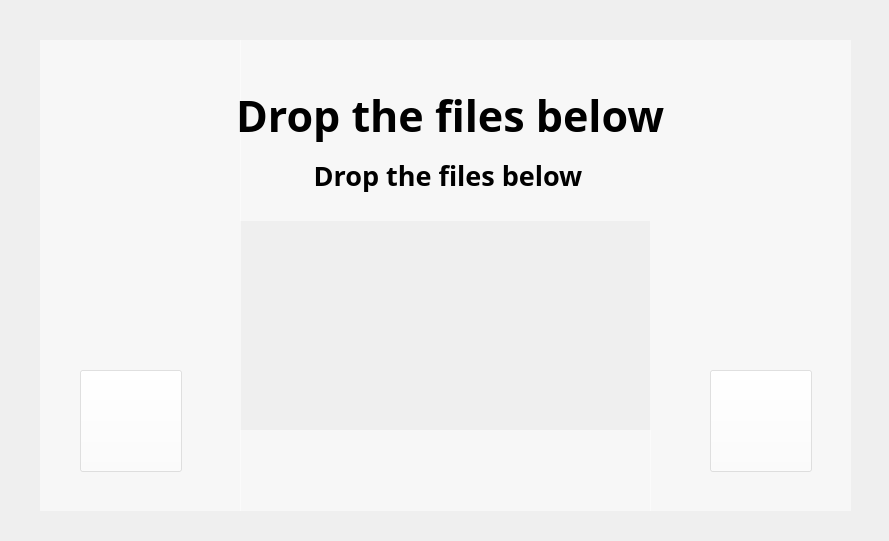
<?xml version="1.0" encoding="UTF-8"?>
<ui version="4.0">
 <class>Form</class>
 <widget class="QWidget" name="Form">
  <property name="geometry">
   <rect>
    <x>0</x>
    <y>0</y>
    <width>889</width>
    <height>541</height>
   </rect>
  </property>
  <property name="windowTitle">
   <string>Form</string>
  </property>
  <widget class="QPushButton" name="upload_button">
   <property name="geometry">
    <rect>
     <x>710</x>
     <y>370</y>
     <width>102</width>
     <height>102</height>
    </rect>
   </property>
   <property name="font">
    <font>
     <pointsize>15</pointsize>
    </font>
   </property>
   <property name="styleSheet">
    <string notr="true">background-color:  rgb(255,255,255,100);

</string>
   </property>
   <property name="inputMethodHints">
    <set>Qt::ImhNone</set>
   </property>
   <property name="text">
    <string/>
   </property>
   <property name="icon">
    <iconset>
     <normaloff>../../buttons/icons8-upload-100.png</normaloff>../../buttons/icons8-upload-100.png</iconset>
   </property>
   <property name="iconSize">
    <size>
     <width>80</width>
     <height>80</height>
    </size>
   </property>
  </widget>
  <widget class="QLabel" name="label">
   <property name="geometry">
    <rect>
     <x>240</x>
     <y>430</y>
     <width>411</width>
     <height>111</height>
    </rect>
   </property>
   <property name="text">
    <string/>
   </property>
   <property name="pixmap">
    <pixmap>../../winter2 down.jpeg</pixmap>
   </property>
  </widget>
  <widget class="QLabel" name="headline">
   <property name="geometry">
    <rect>
     <x>0</x>
     <y>40</y>
     <width>889</width>
     <height>151</height>
    </rect>
   </property>
   <property name="font">
    <font>
     <family>Levenim MT</family>
     <pointsize>32</pointsize>
     <weight>75</weight>
     <bold>true</bold>
    </font>
   </property>
   <property name="text">
    <string> Drop the files below</string>
   </property>
   <property name="alignment">
    <set>Qt::AlignCenter</set>
   </property>
  </widget>
  <widget class="QPushButton" name="back_button">
   <property name="geometry">
    <rect>
     <x>80</x>
     <y>370</y>
     <width>102</width>
     <height>102</height>
    </rect>
   </property>
   <property name="font">
    <font>
     <pointsize>15</pointsize>
    </font>
   </property>
   <property name="styleSheet">
    <string notr="true">background-color:  rgb(255,255,255,100);

</string>
   </property>
   <property name="text">
    <string/>
   </property>
   <property name="icon">
    <iconset>
     <normaloff>../../buttons/icons8-reply-arrow-100.png</normaloff>../../buttons/icons8-reply-arrow-100.png</iconset>
   </property>
   <property name="iconSize">
    <size>
     <width>80</width>
     <height>80</height>
    </size>
   </property>
  </widget>
  <widget class="QLabel" name="label_4">
   <property name="geometry">
    <rect>
     <x>240</x>
     <y>0</y>
     <width>411</width>
     <height>221</height>
    </rect>
   </property>
   <property name="text">
    <string/>
   </property>
   <property name="pixmap">
    <pixmap>../../winter2 up.jpg</pixmap>
   </property>
  </widget>
  <widget class="QLabel" name="label_5">
   <property name="geometry">
    <rect>
     <x>650</x>
     <y>0</y>
     <width>241</width>
     <height>541</height>
    </rect>
   </property>
   <property name="text">
    <string/>
   </property>
   <property name="pixmap">
    <pixmap>../../winter2 right.jpeg</pixmap>
   </property>
  </widget>
  <widget class="QLabel" name="label_6">
   <property name="geometry">
    <rect>
     <x>0</x>
     <y>0</y>
     <width>241</width>
     <height>541</height>
    </rect>
   </property>
   <property name="text">
    <string/>
   </property>
   <property name="pixmap">
    <pixmap>../../winter2 left.jpeg</pixmap>
   </property>
  </widget>
  <widget class="QLabel" name="label_3">
   <property name="geometry">
    <rect>
     <x>40</x>
     <y>40</y>
     <width>201</width>
     <height>471</height>
    </rect>
   </property>
   <property name="styleSheet">
    <string notr="true">background-color:  rgb(255,255,255,135);</string>
   </property>
   <property name="text">
    <string/>
   </property>
  </widget>
  <widget class="QLabel" name="label_7">
   <property name="geometry">
    <rect>
     <x>650</x>
     <y>40</y>
     <width>201</width>
     <height>471</height>
    </rect>
   </property>
   <property name="styleSheet">
    <string notr="true">background-color:  rgb(255,255,255,135);</string>
   </property>
   <property name="text">
    <string/>
   </property>
  </widget>
  <widget class="QLabel" name="label_8">
   <property name="geometry">
    <rect>
     <x>240</x>
     <y>40</y>
     <width>410</width>
     <height>181</height>
    </rect>
   </property>
   <property name="styleSheet">
    <string notr="true">background-color:  rgb(255,255,255,135);</string>
   </property>
   <property name="text">
    <string/>
   </property>
  </widget>
  <widget class="QLabel" name="label_9">
   <property name="geometry">
    <rect>
     <x>240</x>
     <y>430</y>
     <width>411</width>
     <height>81</height>
    </rect>
   </property>
   <property name="styleSheet">
    <string notr="true">background-color:  rgb(255,255,255,135);</string>
   </property>
   <property name="text">
    <string/>
   </property>
  </widget>
  <widget class="QLabel" name="uploading_message">
   <property name="geometry">
    <rect>
     <x>0</x>
     <y>140</y>
     <width>889</width>
     <height>71</height>
    </rect>
   </property>
   <property name="font">
    <font>
     <family>Levenim MT</family>
     <pointsize>20</pointsize>
     <weight>75</weight>
     <bold>true</bold>
    </font>
   </property>
   <property name="text">
    <string> Drop the files below</string>
   </property>
   <property name="alignment">
    <set>Qt::AlignCenter</set>
   </property>
  </widget>
  <zorder>label_6</zorder>
  <zorder>label_3</zorder>
  <zorder>label</zorder>
  <zorder>label_9</zorder>
  <zorder>label_4</zorder>
  <zorder>label_5</zorder>
  <zorder>label_7</zorder>
  <zorder>label_8</zorder>
  <zorder>upload_button</zorder>
  <zorder>headline</zorder>
  <zorder>back_button</zorder>
  <zorder>uploading_message</zorder>
 </widget>
 <resources/>
 <connections/>
</ui>
